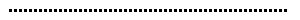
Frame 1 (no input)
Frame 60 (the mouse pressed at the canvas centre just before this capture): identical to frame 1, image omitted
Frame 120 (the mouse held since frame 60 and released just before this capture): identical to frame 1, image omitted

The Processing sketch that drew this single still picture (run headless with seeded random() and noise(); from frame 60 on, the mouse is pressed at the canvas centre):

// Processing sketch: WhileFor_activity
// ── WhileFor_activity.pde
void setup() {
  size(300,20);
  strokeWeight(3);
}

void draw() {
  background(255);
  for (int i = 10; i < 290; i += 5) {
    for (int h = 10; h < 290; h += 5) {
    line(i,10,i,10);
    }
  }
}
